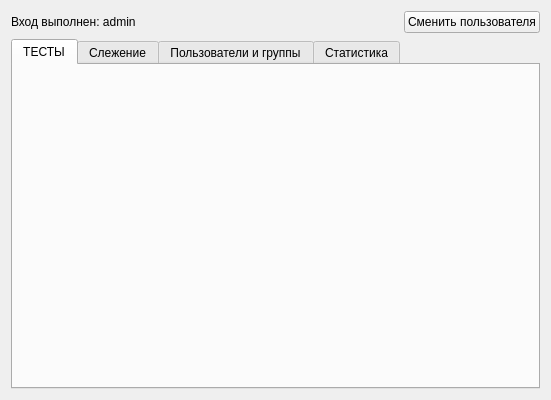
<?xml version="1.0" encoding="UTF-8"?>
<ui version="4.0">
 <class>Widget</class>
 <widget class="QWidget" name="Widget">
  <property name="geometry">
   <rect>
    <x>0</x>
    <y>0</y>
    <width>551</width>
    <height>400</height>
   </rect>
  </property>
  <property name="windowTitle">
   <string>Тестирование</string>
  </property>
  <layout class="QHBoxLayout" name="horizontalLayout_2">
   <item>
    <layout class="QVBoxLayout" name="verticalLayout">
     <item>
      <layout class="QHBoxLayout" name="horizontalLayout">
       <item>
        <widget class="QLabel" name="label">
         <property name="text">
          <string>Вход выполнен: admin</string>
         </property>
        </widget>
       </item>
       <item>
        <spacer name="horizontalSpacer">
         <property name="orientation">
          <enum>Qt::Horizontal</enum>
         </property>
         <property name="sizeHint" stdset="0">
          <size>
           <width>40</width>
           <height>20</height>
          </size>
         </property>
        </spacer>
       </item>
       <item>
        <widget class="QPushButton" name="pushButton">
         <property name="text">
          <string>Сменить пользователя</string>
         </property>
        </widget>
       </item>
      </layout>
     </item>
     <item>
      <widget class="QTabWidget" name="tabWidget">
       <property name="tabShape">
        <enum>QTabWidget::Rounded</enum>
       </property>
       <property name="currentIndex">
        <number>0</number>
       </property>
       <property name="documentMode">
        <bool>false</bool>
       </property>
       <property name="movable">
        <bool>true</bool>
       </property>
       <property name="tabBarAutoHide">
        <bool>true</bool>
       </property>
       <widget class="QWidget" name="tests">
        <attribute name="title">
         <string>ТЕСТЫ</string>
        </attribute>
        <layout class="QHBoxLayout" name="horizontalLayout_3"/>
       </widget>
       <widget class="QWidget" name="tracking">
        <attribute name="title">
         <string>Слежение</string>
        </attribute>
        <layout class="QHBoxLayout" name="horizontalLayout_4"/>
       </widget>
       <widget class="QWidget" name="users">
        <attribute name="title">
         <string>Пользователи и группы</string>
        </attribute>
        <layout class="QHBoxLayout" name="horizontalLayout_5"/>
       </widget>
       <widget class="QWidget" name="statistics">
        <attribute name="title">
         <string>Статистика</string>
        </attribute>
        <layout class="QVBoxLayout" name="verticalLayout_2"/>
       </widget>
      </widget>
     </item>
    </layout>
   </item>
  </layout>
 </widget>
 <layoutdefault spacing="6" margin="11"/>
 <resources/>
 <connections/>
</ui>
